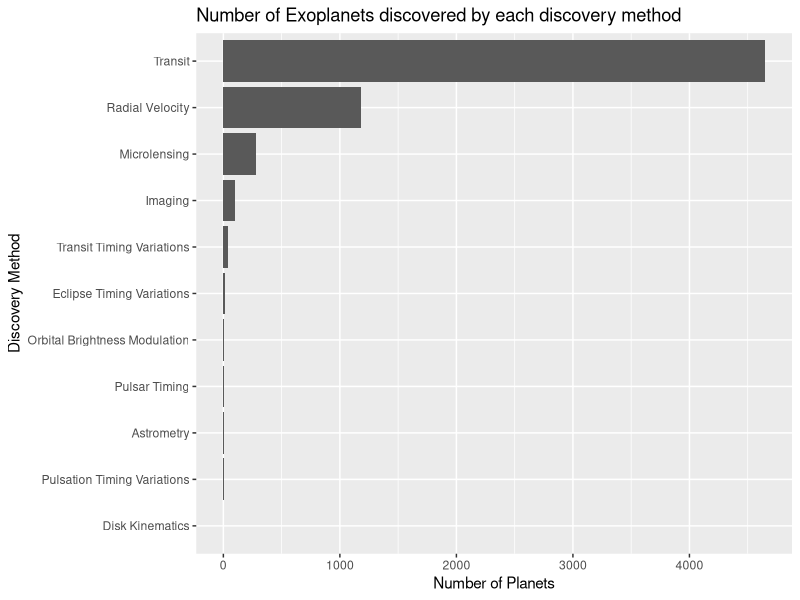

Source code (R):
## ---- chunk 1

library(tidyverse)
## ---- chunk 2

PSCD <- read.csv("Planetar_Systems_CompositeData.csv",
                comment.char = "#")
## ---- chunk 3

count <- PSCD |>
  count(discoverymethod)

ggplot(count,
       aes(x = reorder(discoverymethod, n),
              y = n)) +
         geom_col() +
         labs(title = "Number of Exoplanets discovered by each discovery method",
              x = "Discovery Method",
              y = "Number of Planets") +
  coord_flip()
         
       


## ---- chunk 4

#Use pl_rade 

size <- function(radius) {
  if(is.na(radius)){
    return("Unknown radius")
  } else if (radius < 1.25) {
    return("Simiar size to Earth")
  } else if(radius < 6){
    return ("Similar size to Neptune")
  } else{
    return("Similar size to Jupiter or larger")
  }
}

PSCD$planet_type <- sapply(PSCD$pl_rade, size)
table(PSCD$planet_type)
